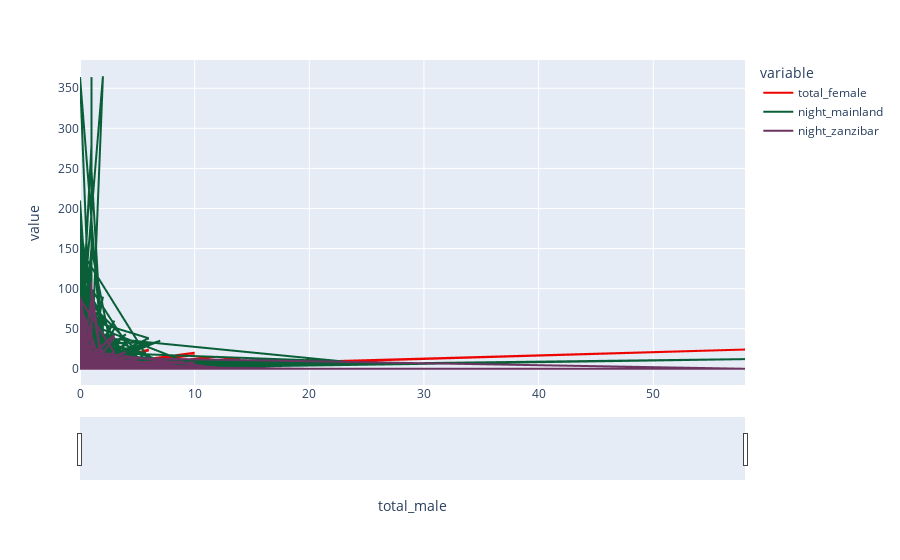

The notebook cell saved with this chart:
### Code cell
fig = px.line(expend_ref, x='total_male', y=['total_female', 'night_mainland', 'night_zanzibar'])
fig.update_xaxes(rangeslider_visible=True)
fig.show()

### Figure 1 — Plotly figure (JSON) as saved in the notebook; plotly's stock layout.template omitted (floating-point values rounded to 4 significant figures; data arrays with more than 128 entries replaced by an {"elided": "..."} marker saying what was removed)
{"data": [{"hovertemplate": "variable=total_female<br>total_male=%{x}<br>value=%{y}<extra></extra>", "legendgroup": "total_female", "line": {"color": "#ed0400", "dash": "solid"}, "marker": {"symbol": "circle"}, "mode": "lines", "name": "total_female", "showlegend": true, "type": "scattergl", "x": {"elided": "10715 int values"}, "xaxis": "x", "y": {"elided": "10715 int values"}, "yaxis": "y"}, {"hovertemplate": "variable=night_mainland<br>total_male=%{x}<br>value=%{y}<extra></extra>", "legendgroup": "night_mainland", "line": {"color": "#0a5f38", "dash": "solid"}, "marker": {"symbol": "circle"}, "mode": "lines", "name": "night_mainland", "showlegend": true, "type": "scattergl", "x": {"elided": "10715 int values"}, "xaxis": "x", "y": {"elided": "10715 int values"}, "yaxis": "y"}, {"hovertemplate": "variable=night_zanzibar<br>total_male=%{x}<br>value=%{y}<extra></extra>", "legendgroup": "night_zanzibar", "line": {"color": "#6c3461", "dash": "solid"}, "marker": {"symbol": "circle"}, "mode": "lines", "name": "night_zanzibar", "showlegend": true, "type": "scattergl", "x": {"elided": "10715 int values"}, "xaxis": "x", "y": {"elided": "10715 int values"}, "yaxis": "y"}], "layout": {"legend": {"title": {"text": "variable"}, "tracegroupgap": 0}, "margin": {"t": 60}, "xaxis": {"anchor": "y", "domain": [0, 1], "rangeslider": {"visible": true}, "title": {"text": "total_male"}}, "yaxis": {"anchor": "x", "domain": [0, 1], "title": {"text": "value"}}}}
